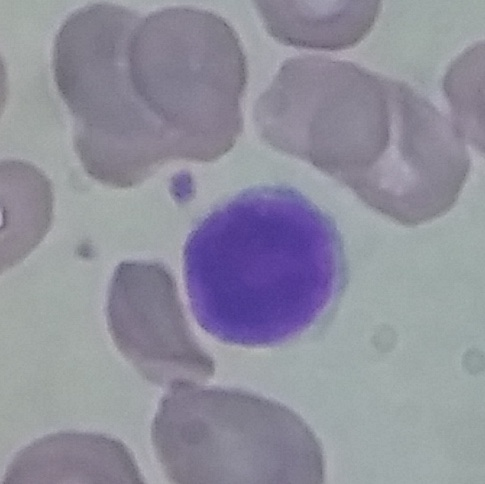
#> input picture engine_cancer/cancer_Cell/Test-B/Lymphocyte/1442.jpg, 485 x 484 px; its folder holds only this picture in this run
$ python -i main.py   (imports and definitions only)
#> lines starting #> are read from the running program, lines starting #| are printed output that depends on the picture; after the words box and inside, x2 and y2 are one past the last pixel; in counts of white or black regions, pixels touching at a corner belong together
#> further down, picture is the input picture: shape (484, 485, 3); mean B, G, R 157.1, 143.9, 144.4
import tensorflow as tf
import matplotlib.pyplot as plt
import numpy as np
import os
import cv2

# from engine_cancer.show import data

class bld:
    def __init__(self, img):
        self.img = img

    # [73 lines left out: functions img_dir, image_resize, opn, detect, not called in this run]

    def crp(self):
        save_file = "./image_save/"
        # img = cv2.imread(self.img)
        img = cv2.resize(self.img, (300,300))

        imgGrey = cv2.cvtColor(img, cv2.COLOR_BGR2GRAY)
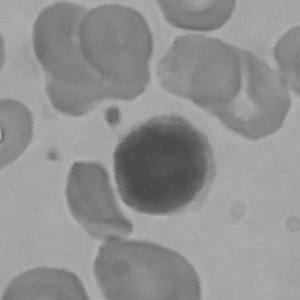
#> imgGrey: shape (300, 300); min 70, max 184, mean 145.4
        imgBlur = cv2.GaussianBlur(imgGrey, (7,7), 0)

        ret, thresh = cv2.threshold(imgBlur, 140, 300, 0)
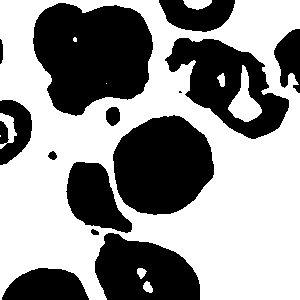
#> thresh: shape (300, 300); 57.2% white; 14 black regions (1 under 20 px)

        # imgres = img.copy()

        contuors, hierarchy = cv2.findContours(thresh, cv2.RETR_TREE, cv2.CHAIN_APPROX_SIMPLE)
#> contuors = 18 contours, 4 with area under 20; largest, box (x1, y1, x2, y2) and area: (0, 0, 300, 300) 77224, (32, 2, 154, 117) 10382, (112, 114, 215, 216) 7840, (164, 37, 290, 140) 7104, (65, 161, 133, 234) 2972

        data = []
        plt.figure(figsize=(10,10))
        for i in range(0,len(contuors)):
            area=cv2.contourArea(contuors[i])
            # print("area",area)

            if(area!=0):
                    x,y,w,h= cv2.boundingRect(contuors[i])
                    x, y = int(x), int(y)
                    w, h = int(w), int(h)

                    print(x, y)
                    print(h ,w)

                    cropped_img=img[y:y+h, x:x+w]

                    # img_name= str(i)+".jpg"
                    # cv2.imwrite(save_file+img_name, cropped_img)
                    data.append(cropped_img)
#> this loop made 18 passes
#> (area, x, y, w, h) on passes 1, 2, 4, 5, 6, 7, 8, 9, 10, 11, 13, 14: (67, 143, 281, 10, 12), (59, 137, 268, 10, 11), (224.5, 0, 113, 17, 36), (180, 183, 0, 29, 10), (77224, 0, 0, 300, 300), (45, 90, 228, 10, 8), (2971.5, 65, 161, 68, 73), (67.5, 47, 150, 11, 11), (7840.5, 112, 114, 103, 102), (238.5, 105, 106, 16, 21), (7104, 164, 37, 126, 103), (60, 217, 73, 8, 14)
#> (printed output is left out)
#> after the loop, data = 16 items


        return data

>>> import cv2
>>> picture = cv2.imread('engine_cancer/cancer_Cell/Test-B/Lymphocyte/1442.jpg')
>>> result = bld(picture).crp()
#> result = 16 items

$ run again, on engine_cancer/cancer_Cell/Test-B/Lymphocyte/1628.jpg
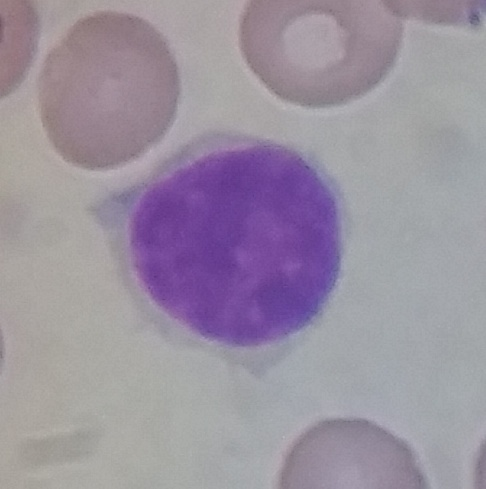
#> input picture engine_cancer/cancer_Cell/Test-B/Lymphocyte/1628.jpg, 486 x 489 px
#> picture is the input picture: shape (489, 486, 3); mean B, G, R 160.2, 145.8, 155.3
#> in crp, `ret, thresh = cv2.threshold(imgBlur, 140, 300, 0)`:
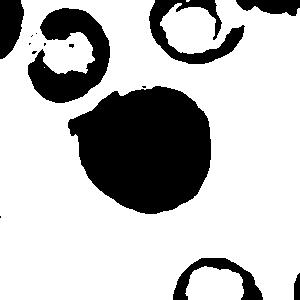
#> thresh: shape (300, 300); 74.4% white; 15 black regions (8 under 20 px)
#> contuors = 14 contours, 9 with area under 20; largest, box (x1, y1, x2, y2) and area: (0, 0, 300, 300) 82226, (67, 85, 212, 215) 13747, (27, 7, 111, 104) 4272, (185, 266, 244, 300) 1573, (68, 43, 75, 49) 23
#> the loop in crp, `for i in range(0,len(contuors)):` made 14 passes
#> (area, x, y, w, h) on passes 1, 3, 4, 7, 13: (1573, 185, 266, 59, 34), (82226.5, 0, 0, 300, 300), (13747, 67, 85, 145, 130), (23, 68, 43, 7, 6), (4272.5, 27, 7, 84, 97)
#> (printed output is left out)
#> pass 1, in crp, `cropped_img=img[y:y+h, x:x+w]`:
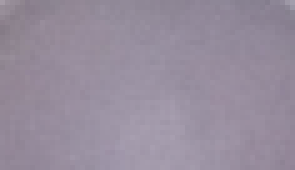
#> cropped_img: shape (34, 59, 3) (shown 5 times larger); mean B, G, R 157.3, 141, 150.9
#> after the loop in crp, `for i in range(0,len(contuors)):`: data = 13 items

$ run again, on engine_cancer/cancer_Cell/Test-B/Lymphocyte/1661.jpg
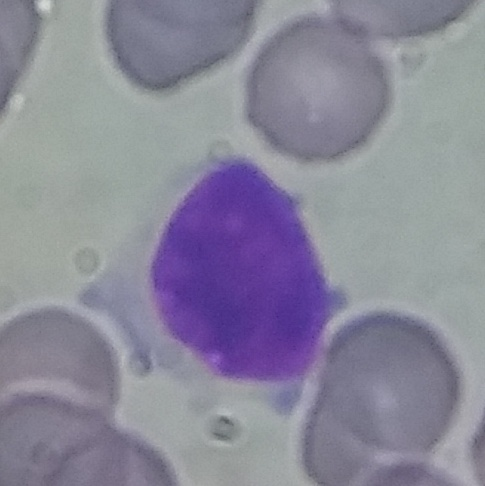
#> input picture engine_cancer/cancer_Cell/Test-B/Lymphocyte/1661.jpg, 485 x 486 px
#> picture is the input picture: shape (486, 485, 3); mean B, G, R 153.8, 136.4, 138.2
#> in crp, `imgGrey = cv2.cvtColor(img, cv2.COLOR_BGR2GRAY)`:
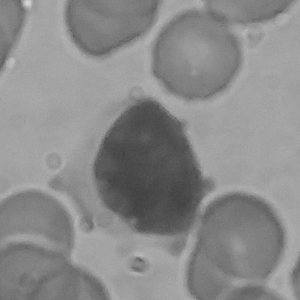
#> imgGrey: shape (300, 300); min 61, max 213, mean 138.8
#> in crp, `ret, thresh = cv2.threshold(imgBlur, 140, 300, 0)`:
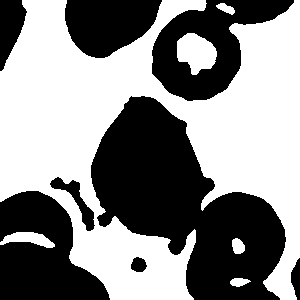
#> thresh: shape (300, 300); 53.8% white; 8 black regions
#> contuors = 8 contours; box (x1, y1, x2, y2) and area: (0, 0, 300, 300) 46214, (177, 33, 217, 75) 1098, (49, 176, 96, 232) 733, (0, 232, 55, 248) 435, (130, 256, 148, 273) 203, (232, 238, 245, 254) 141, (230, 278, 251, 287) 108, (216, 3, 235, 15) 104
#> the loop in crp, `for i in range(0,len(contuors)):` made 8 passes
#> (area, x, y, w, h) on passes 1 to 8: (108, 230, 278, 21, 9), (141, 232, 238, 13, 16), (435, 0, 232, 55, 16), (1097.5, 177, 33, 40, 42), (104, 216, 3, 19, 12), (46214.5, 0, 0, 300, 300), (203, 130, 256, 18, 17), (733, 49, 176, 47, 56)
#> (printed output is left out)
#> after the loop in crp, `for i in range(0,len(contuors)):`: data = 8 items

$ run again, on engine_cancer/cancer_Cell/Test-B/Lymphocyte/1799.jpg
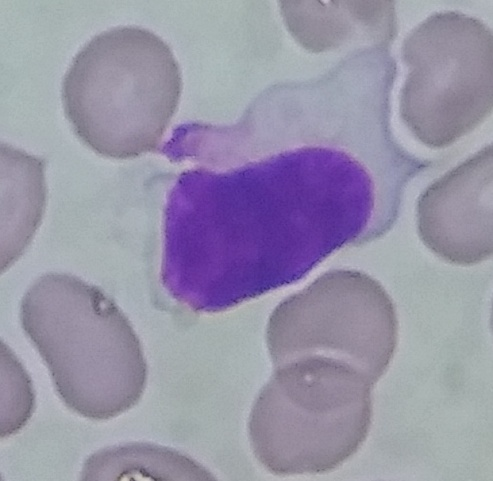
#> input picture engine_cancer/cancer_Cell/Test-B/Lymphocyte/1799.jpg, 493 x 481 px
#> picture is the input picture: shape (481, 493, 3); mean B, G, R 168.6, 148.1, 152.4
#> in crp, `imgGrey = cv2.cvtColor(img, cv2.COLOR_BGR2GRAY)`:
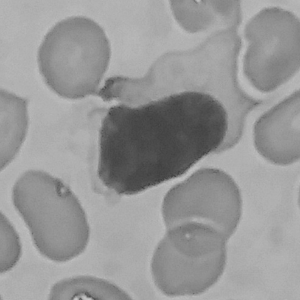
#> imgGrey: shape (300, 300); min 60, max 199, mean 151.6
#> in crp, `ret, thresh = cv2.threshold(imgBlur, 140, 300, 0)`:
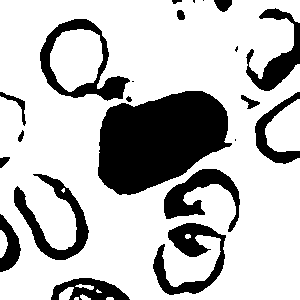
#> thresh: shape (300, 300); 74.8% white; 22 black regions (5 under 20 px)
#> contuors = 24 contours, 8 with area under 20; largest, box (x1, y1, x2, y2) and area: (0, 0, 300, 300) 82686, (97, 90, 233, 196) 9972, (39, 18, 131, 102) 4798, (50, 29, 103, 92) 2456, (152, 222, 227, 296) 2332
#> the loop in crp, `for i in range(0,len(contuors)):` made 24 passes
#> (area, x, y, w, h) on passes 3, 5, 6, 7, 8, 9, 10, 12: (27.5, 80, 294, 11, 6), (110, 59, 287, 15, 13), (41, 75, 284, 19, 6), (131, 0, 230, 8, 28), (1292.5, 265, 99, 35, 53), (82686.5, 0, 0, 300, 300), (2332.5, 152, 222, 75, 74), (2114, 13, 173, 77, 88)
#> (printed output is left out)
#> after the loop in crp, `for i in range(0,len(contuors)):`: data = 24 items
